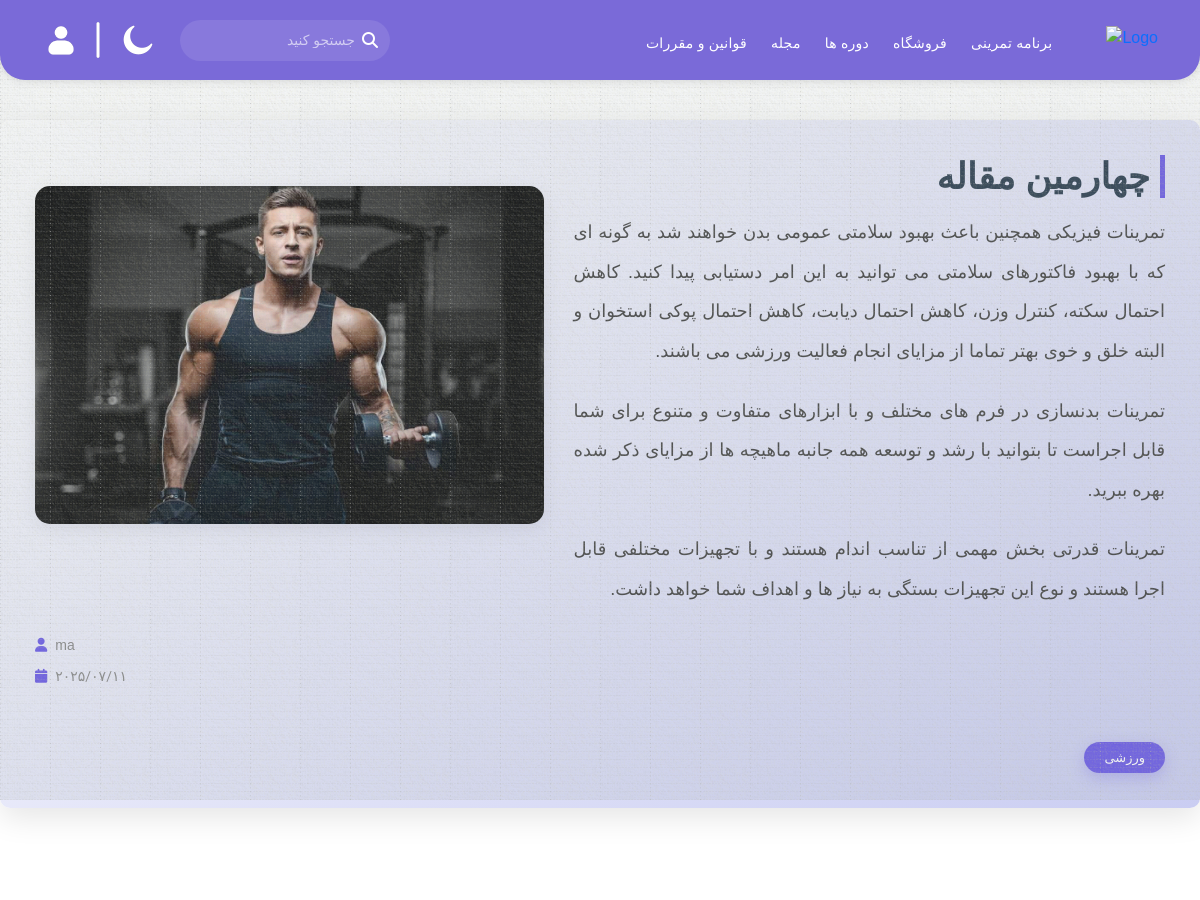
Page /home/4 (upper part) on the earlier database version.
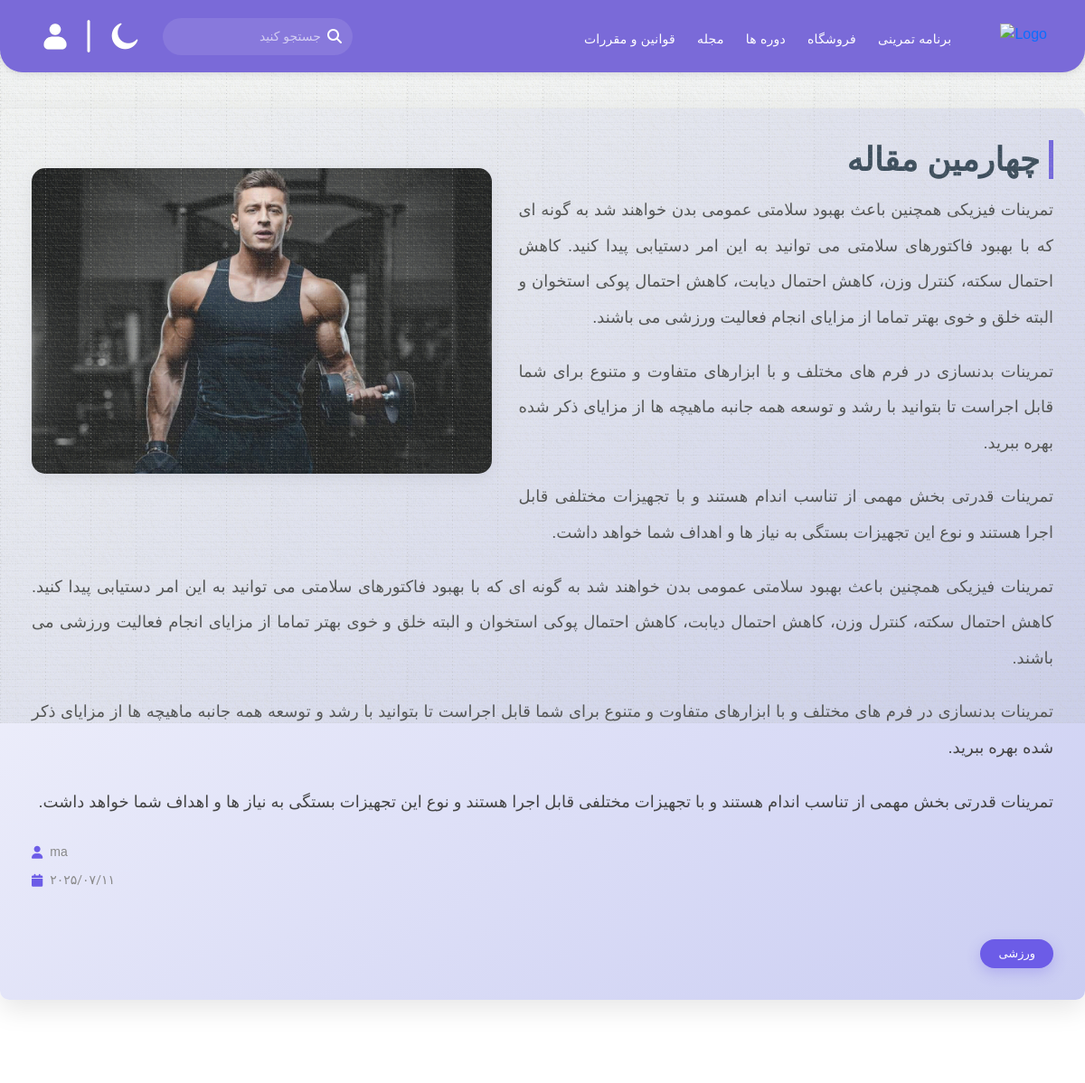
Same page on the later database version.
### blog/models.py (models this page shows, shortened)
class Post(models.Model):
    CATEGORY_TYPE = (
        ('sport', 'ورزشی'),
        ('Diet', 'رژیم غذایی'),
        ('tools', 'ابزار ورزشی'),
    )
    STATUS = (
        ("draft",'Draft'),
        ("published",'Published'),
    )
    author = models.ForeignKey(User, on_delete=models.CASCADE, related_name="blog_posts")
    slug = models.SlugField(max_length=250, unique_for_date="published_at")
    title = models.CharField(max_length=250)
    body = models.TextField()
    created_at = models.DateTimeField(auto_now_add=True)
    published_at = models.DateField(default=timezone.now)
    updated_at = models.DateTimeField(auto_now=True)
    status = models.CharField(max_length=10,choices=STATUS,default='draft')
    image = models.ImageField(upload_to='image/', null=True, blank=True)
    video = models.FileField(upload_to='video/', null=True, blank=True)
    category = models.CharField(max_length=20, choices=CATEGORY_TYPE,default='sport')
    class Meta:
        ordering = ('published_at',)

### blog/views.py (the view)
# urls.py: path("<int:id>",views.blog_detail,name="blog_detail"),
def blog_detail(request,id):
    post = Post.objects.get(id=id)
    context = {
        "post": post
    }
    return render(request,"blog/blog_detail.html",context)

### bodyland/context_processors.py (called while the page is built)
def user_context(request):
    return {
        'is_logged_in': request.user.is_authenticated,
        'username': request.user.username if request.user.is_authenticated else ''
    }

### blog/templates/blog/blog_detail.html (shortened to what this page needs)
{% extends 'base.html' %}
{% load static %}
{% block body_class %}blog-detail-page{% endblock %}
{% block content %}
<div class="blog-detail-container">
    <img src="{{ post.image.url }}" alt="{{ post.title }}" class="blog-detail-image">
    <h1 class="blog-detail-title">{{ post.title }}</h1>
    <div class="blog-detail-body">
        {{ post.body|linebreaks }}
    </div>
    <div class="blog-detail-meta">
        <span><i class="fa fa-user"></i> {{ post.author }}</span>
        <span style="margin-right: 20px;"><i class="fa fa-calendar"></i> {{ post.published_at|date:"Y/m/d" }}</span>
    </div>
    <div class="blog-detail-category">
        {{ post.get_category_display }}
    </div>
</div>
{% endblock %}

Differences in the rows shown:
changed Post "چهارمین مقاله": body "…اهداف شما خواهد داشت." → "…اهداف شما خواهد داشت. تمرینات فیزیکی همچنین باعث بهبود سلامتی عمومی بدن خواهند شد به گونه ای که با بهبود فاکتورهای سلامتی می توانید به این امر دستیابی پیدا کنید. کاهش احتمال سکته، کنترل وزن، کاهش احتمال دیابت، کاهش احتمال پوکی استخوان و البته خلق و خوی بهتر تماما از مزایای انجام فعالیت ورزشی می باشند. تمرینات بدنسازی در فرم های مختلف و با ابزارهای متفاوت و متنوع برای شما قابل اجراست تا بتوانید با رشد و توسعه همه جانبه ماهیچه ها از مزایای ذکر شده بهره ببرید. تمرینات قدرتی بخش مهمی از تناسب اندام هستند و با تجهیزات مختلفی قابل اجرا هستند و نوع این تجهیزات بستگی به نیاز ها و اهداف شما خواهد داشت."
